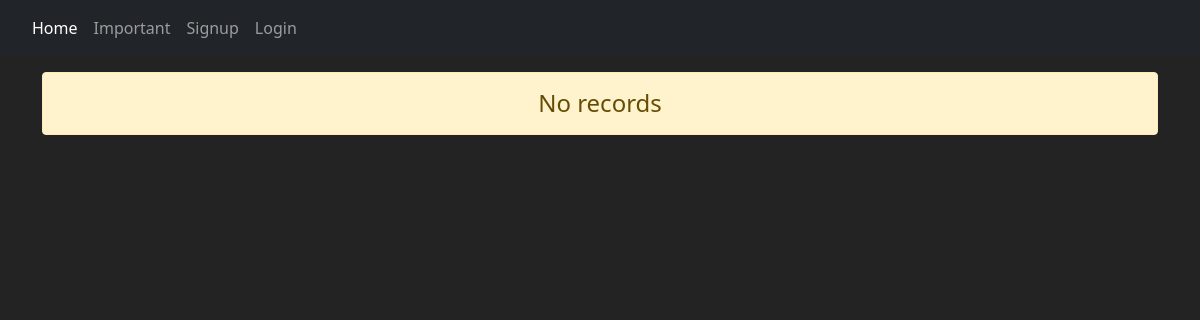
Before: / with the older database file.
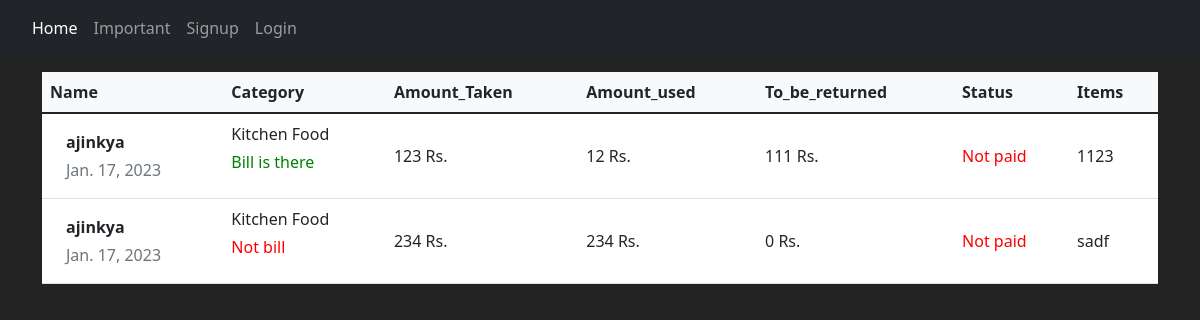
After: the same page with the newer database file.
### main/models.py (models this page shows)
class Post(models.Model):
    user = models.ForeignKey(User,default = 1, on_delete=models.CASCADE)
    category = models.CharField( max_length = 200, choices = SELECT_CATEGORY_CHOICES , default ='Food',null=True)
    amount_taken = models.BigIntegerField()
    amount_used = models.BigIntegerField()
    date = models.DateField(default = now,null=True)
    desc = models.TextField(null=True)
    bill = models.BooleanField(default=False)
    remaining = models.BooleanField(default=False)
    status = models.BooleanField(default=True)
    class Meta:
        db_table:'addmoney'
    @property
    def to_be_returned(self):
        return self.amount_taken - self.amount_used

### main/views.py (the view)
# urls.py: path('',views.home),
def home(request):
    posts = Post.objects.all().filter(status=True)
    context = {'posts':posts }
    return render(request,'home.html',context)

### templates/home.html
{% extends 'base.html' %} {% load static %} {% block content %}
<div class="table-responsive mt-3">
    {% if posts %}
    <table class="table align-middle mb-0 bg-white">
        <thead class="bg-light">
            <tr>
                <th>Name</th>
                <th>Category</th>
                <th>Amount_Taken</th>
                <th>Amount_used</th>
                <th>To_be_returned</th>
                <th>Status</th>
                <th>Items</th>
            </tr>
        </thead>
        <tbody>
            {%for p in posts %}
            <tr>
                <td>
                    <div class="d-flex align-items-center">
                        <div class="ms-3">
                            <p class="fw-bold mb-1">{{p.user}}</p>
                            <p class="text-muted mb-0">{{p.date}}</p>
                        </div>
                    </div>
                </td>
                <td>
                    <p class="fw-normal mb-1">{{p.category}}</p>
                        {% if p.bill %}
                        <p style="color: green;">Bill is there</p>
                        {% else %}
                        <p style="color: red;">Not bill</p>
                        {% endif %}
                </td>
                <td>
                    <span>{{p.amount_taken}} Rs.</span>
                </td>
                <td>{{p.amount_used}} Rs.</td>
                <td>
                    {{ p.to_be_returned }} Rs.
                </td>
                <td>
                    <p>
                        {% if p.remaining %}
                    <p style="color: green;">Paid</p>
                    {% else %}
                    <p style="color: red;">Not paid</p>
                    {% endif %}
                    </p>
                </td>
                <td>
                    {{p.desc}}
                </td>
            </tr>
            {%endfor%}
        </tbody>
    </table>
    {% else %}
    <h4 class="text-center alert alert-warning">No records</h4>
    {% endif %}
</div>
{% endblock content %}

### templates/base.html (shortened to what this page needs)
<!DOCTYPE html> {% load static %}
<html lang="en">
<head>
    <link rel="stylesheet" href="{% static 'css/bootstrap.css' %}">
    <link rel="stylesheet" href="{% static 'css/style.css' %}">
</head>
<body>
    <div class="container-fluid bg-dark">
        {% include 'navbar.html' %}
    </div>
    <div class="container">
        <div class="row">
            {% block side %} {% endblock side %} {% block content %} {% endblock content %}
        </div>
    </div>
</body>
</html>

### templates/navbar.html (shortened to what this page needs)
<nav class="navbar navbar-expand-lg navbar-dark bg-dark">
    <div class="container-fluid">
        <div class="collapse navbar-collapse" id="navbarNav">
            <ul class="navbar-nav">
                <li class="nav-item">
                    <a class="nav-link active" aria-current="page" href="/">Home</a>
                </li>
                <li class="nav-item">
                    <a class="nav-link" href="{% url 'about' %}">Important</a>
                </li>
                {% if request.user.is_authenticated %}
                <li class="nav-item">
                    <a class="nav-link" href="{% url 'dashboard' %}">Dashboard</a>
                </li>
                </li>
                <li class="nav-item">
                    <a class="nav-link" href="{% url 'logout' %}">Logout</a>
                </li>
                {% else %}
                <li class="nav-item">
                    <a class="nav-link" href="{% url 'signup' %}">Signup</a>
                </li>
                <li class="nav-item">
                    <a class="nav-link" href="{% url 'login' %}">Login</a> {% endif %}
            </ul>
        </div>
    </div>
</nav>

### static/css/style.css (style rules this page uses)
body { background-color: rgb(36, 35, 35); color: antiquewhite; }

Changed rows visible on the page:
added Post: user "ajinkya", date "Jan. 17, 2023", category "Kitchen Food", bill "Bill is there", amount_taken "123", amount_used "12", to_be_returned "111", remaining "Not paid", desc "1123"
added Post: user "ajinkya", date "Jan. 17, 2023", category "Kitchen Food", bill "Not bill", amount_taken "234", amount_used "234", to_be_returned "0", remaining "Not paid", desc "sadf"
Other visible differences:
text no longer shown: "No records"
text now shown: "Name Category Amount_Taken Amount_used To_be_returned Status Items"
